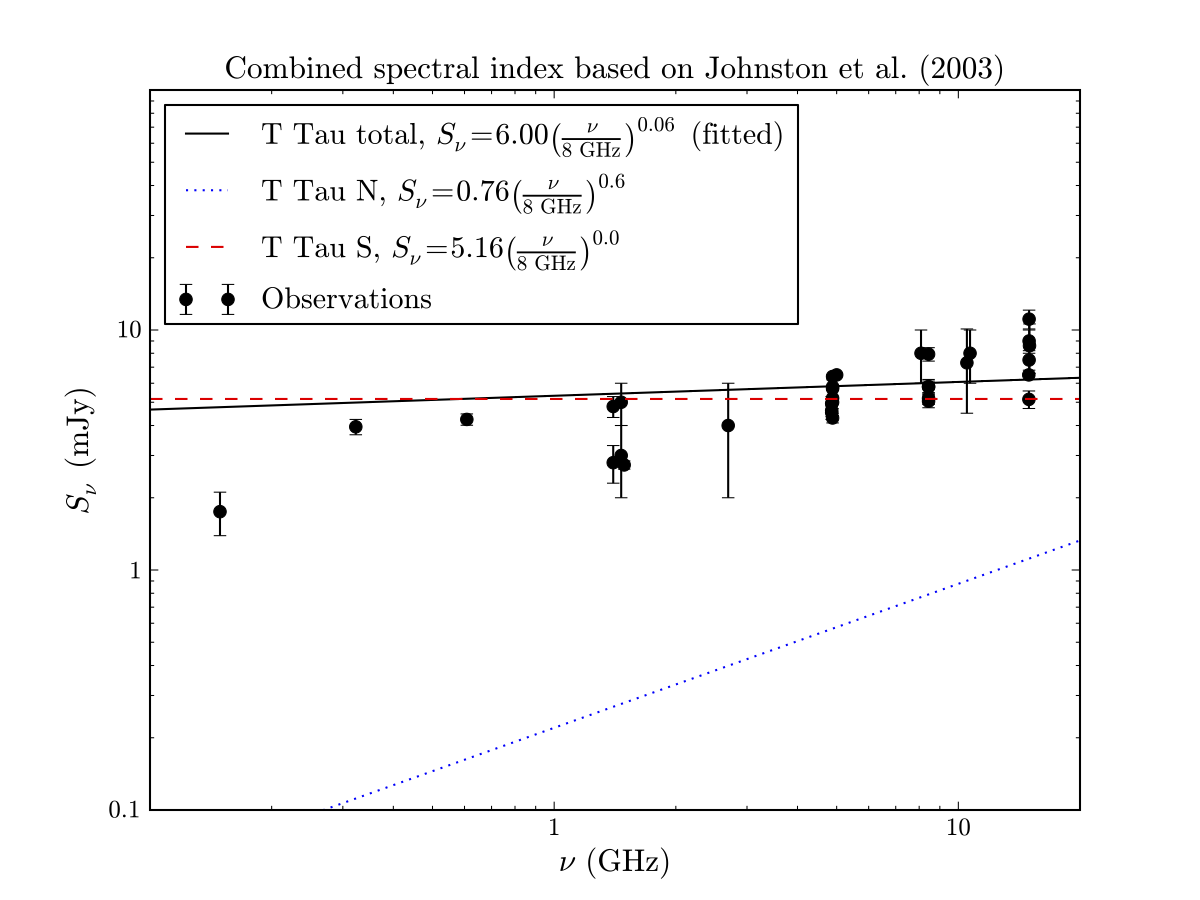

Generate this figure with Python:
from pylab import *
from scipy import *
from scipy import optimize




def file_len(fname):
    f=open(fname,'r')
    for i, l in enumerate(f):
        pass
    return i + 1

file = raw_input('Input file: ')
flen = file_len(file)
print '**File has ',flen,' lines'

freq=np.zeros(flen)
flux=np.zeros(flen)
stdev=np.zeros(flen)
    
indat=open(file,'r')
i=-1
while True:
        line=indat.readline()
        if not line:break
        
        items=line.split()
        i+=1
        freq[i]=float(items[0])
        flux[i]=float(items[1])*1e3
        stdev[i]=float(items[2])*1e3



powerlaw = lambda x, ynorm, alpha: ynorm * (x**alpha)

# Note: all positive, non-zero data
xdata = linspace(0.1, 20.0, 5000) 
ydataN = powerlaw(xdata, 0.22, 0.6) # amp = 0.76/(8^0.6)
ydataS = powerlaw(xdata, 5.16, 0.0) # amp = 5.16/(8^0.0)
ydata = ydataN + ydataS

logx = log10(xdata)
logy = log10(ydata)

# define our (line) fitting function
fitfunc = lambda p, x: p[0] + p[1] * x
errfunc = lambda p, x, y: (y - fitfunc(p, x))

pinit = [1.0, -1.0]
out = optimize.leastsq(errfunc, pinit,
                       args=(logx, logy), full_output=1)

pfinal = out[0]
covar = out[1]

alpha = pfinal[1]
ynorm = 10.0**pfinal[0]

print 'ynorm:',ynorm, 'index', alpha






##########
# from donna
##########

a = np.vstack([logx,np.ones(len(logx))]).T
m1,c = np.linalg.lstsq(a,logy)[0]
print "ynorm: ", 10**c, "alpha: ", m1,




##########
# Plotting data
##########
clf()
errorbar(freq, flux, fmt='ko', yerr=stdev, ecolor='black', label=r'$\mathrm{Observations}$')

#loglog(xdata, powerlaw(xdata, ynorm, alpha), 'k-', label=r'$\mathrm{T\,Tau\,total\,(\alpha=-0.03)}$')
#loglog(xdata, powerlaw(xdata, 0.22, 0.6), 'b:', label=r'$\mathrm{T\,Tau\,N\,(\alpha=0.6)}$')
#loglog(xdata, powerlaw(xdata, 6.35, -0.1), 'r--', label=r'$\mathrm{T\,Tau\,S\,(\alpha=-0.1)}$')

loglog(xdata, powerlaw(xdata, ynorm, alpha), 'k-', label=r'$\mathrm{T\,Tau\,total,\,}  S_{\nu}=6.00\left(\frac{\nu}{\mathrm{8\,GHz}}\right)^{0.06}\,\mathrm{(fitted)}$')
loglog(xdata, powerlaw(xdata, 0.22, 0.6), 'b:', label=r'$\mathrm{T\,Tau\,N,\,}  S_{\nu}=0.76\left(\frac{\nu}{\mathrm{8\,GHz}}\right)^{0.6}$')
loglog(xdata, powerlaw(xdata, 5.16, 0.0), 'r--', label=r'$\mathrm{T\,Tau\,S,\,}  S_{\nu}=5.16\left(\frac{\nu}{\mathrm{8\,GHz}}\right)^{0.0}$')

legend(loc=2)
xlabel(r'$\nu\,\mathrm{(GHz)}$', fontsize=15)
ylabel(r'$S_\nu\,\mathrm{(mJy)}$', fontsize=15)
xlim(0.1, 20.0)
ylim(0.1, 100.0)
plt.xticks([1, 10], [r'$1$', r'$10$'])
plt.yticks([0.1, 1, 10], [r'$0.1$', r'$1$', r'$10$'])
title(r'$\mathrm{Combined\,spectral\,index\,based\,on\,Johnston\,et\,al.\,(2003)}$', fontsize=15)

savefig('powerlaw3_Johnston2003.eps')
show()
